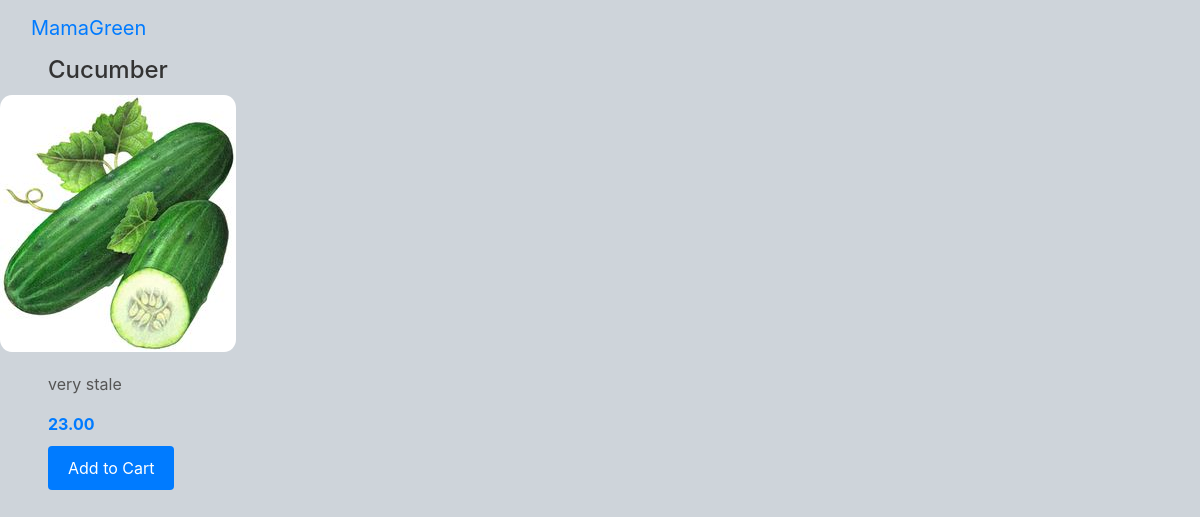
Screenshot of /inventory/product/59/ with the database file from the repository.
### inventory/models.py (models this page shows)
class Product(models.Model):
    vendor=models.ForeignKey(Vendor, null=True, on_delete=models.CASCADE)
    name=models.CharField(max_length=32)
    price=models.DecimalField(max_digits=8,decimal_places=2)
    description=models.TextField()
    image=models.ImageField(upload_to='media')
    date_created=models.DateTimeField(auto_now_add=True)
    date_updated=models.DateTimeField(auto_now=True)
    stock=models.PositiveIntegerField()

### inventory/views.py (the view)
# urls.py: path("product/<int:id>/", product_detail, name="product_detail"),
def product_detail(request, id):
    product = Product.objects.get(id=id)
    return render(request , 'inventory/product_detail.html',{'product':product})

### templates/inventory/product_detail.html (shortened to what this page needs)
<!DOCTYPE html>
<html lang="en">
<head>
    <link rel="stylesheet" href="https://cdn.jsdelivr.net/npm/bootstrap@4.3.1/dist/css/bootstrap.min.css">
    <nav class="navbar navbar-expand-lg bg-body-tertiary">
        <div class="container-fluid">
          <a class="navbar-brand" href= "{% url 'products_list' %}" >MamaGreen</a>
          </div>
      </nav>
</head>
<body>
    <h2>{{product.name}}</h2>
    <img src="{{product.image.url}}" alt="{{product.name}}"/>
    <p>{{product.description}}</p>
    <span>{{product.price}}</span>
    <a class="name" href="{% url 'add_to_cart' id=product.id %}"><button class="add_to_cart">Add to Cart</button></a>
</body>
</html>

### templates/inventory/product_detail.html (style rules this page uses)
*:before, *:after { padding: 0; margin: 0; box-sizing: border-box; }
body { background-color: #ced4da; }
h2 { color: #333; font-size: 24px; margin-bottom: 10px; text-transform: capitalize; margin-left: 4%; }
img { max-width: 100%; height: auto; display: block; margin-bottom: 20px; border-radius: 5%; }
p { color: #555; margin-left: 4%; }
span { font-weight: bold; color: #007bff; display: block; margin-bottom: 10px; margin-left: 4%; }
button { background-color: #007bff; color: #fff; border: none; padding: 10px 20px; cursor: pointer; font-size: 16px; border-radius: 4px; margin-left: 4%; }

### rows the page displays
Product: name "Cucumber", image (picture), description "very stale", price "23.00"
